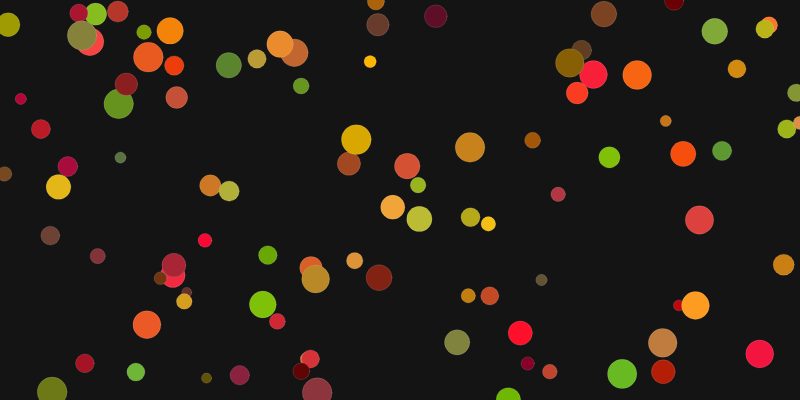
Frame 1 (no input)
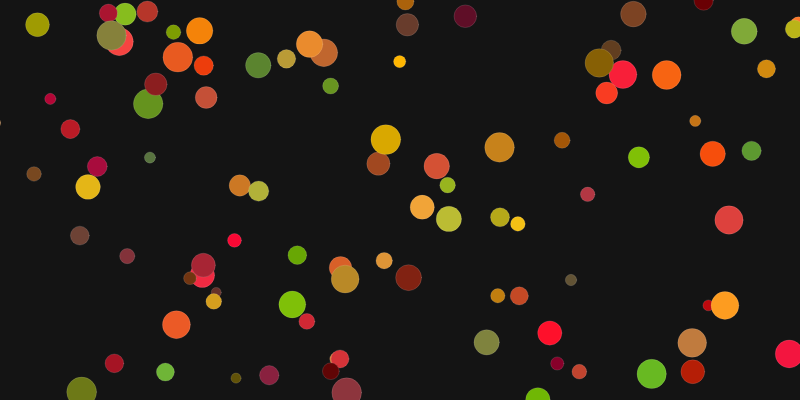
Frame 60 (no input)
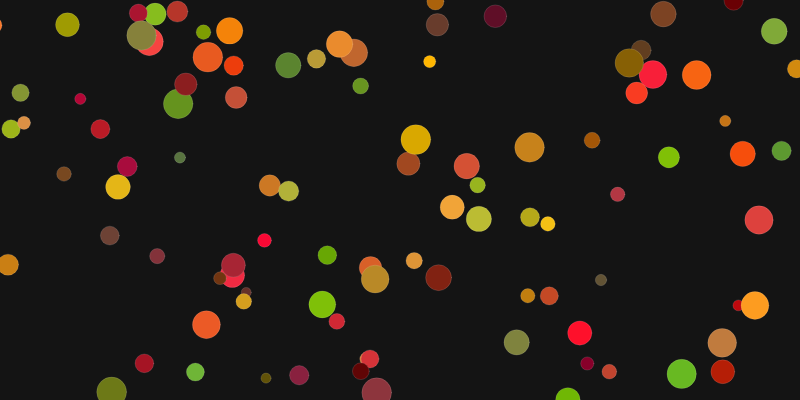
Frame 120 (the mouse pressed at the canvas centre since frame 60)

The p5.js sketch that drew these frames (run headless with seeded random() and noise() and a simulated clock; from frame 60 on, the mouse is pressed at the canvas centre):

// p5.js sketch
// ── sketch.js
// @ https://editor.p5js.org/NateP/sketches/HJer6Dtxx

var planets = []; // array of Planets

function setup() {
  createCanvas(800, 400);
}

function draw() {
  background(20);
  for (var i = 0; i < 100; i++) {
    planets.push(new Planet());
    planets[i].move();
    planets[i].display();
  }
}

// Planet object
function Planet() {
  var r = random(88, 255);
  var g = random(0, 195);
  var b = random(0, 69);

  this.x = random(width);
  this.y = random(height);
  this.diameter = random(10, 30);

  // "orbit" the planets
  this.move = function () {
    this.x += 1 / 2;
    if (this.x > width + 25) {
      this.x = -10;
    }
  };

  // display the planets
  this.display = function () {
    push();
    strokeWeight(1 / 8);
    stroke(255);
    fill(r, g, b);
    ellipse(this.x, this.y, this.diameter, this.diameter);
    pop();
  };
}
